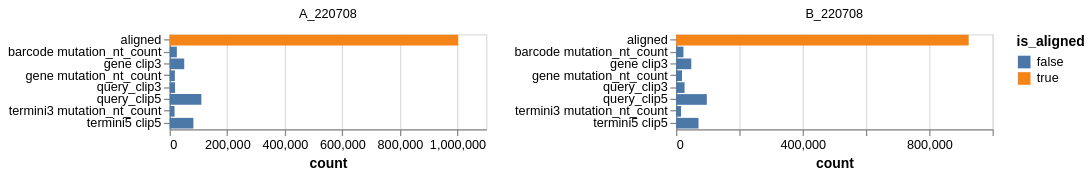

The Vega-Lite source for this figure:
### Vega-Lite specification from a JSON file in a GitHub repository (floating-point values rounded to 4 significant figures)
{"config": {"view": {"continuousWidth": 300, "continuousHeight": 300}}, "data": {"name": "data-84bb8483a2a99765250305420e5dc790"}, "mark": "bar", "encoding": {"color": {"field": "is_aligned", "type": "nominal"}, "facet": {"columns": 2, "field": "pacbioRun", "title": null, "type": "nominal"}, "tooltip": [{"field": "pacbioRun", "type": "nominal"}, {"field": "filter_reason", "type": "nominal"}, {"field": "count", "type": "quantitative"}, {"field": "total_counts", "type": "quantitative"}, {"field": "frac_counts", "type": "quantitative"}], "x": {"field": "count", "type": "quantitative"}, "y": {"axis": {"title": null}, "field": "filter_reason", "type": "nominal"}}, "height": 75, "resolve": {"scale": {"x": "independent", "y": "independent"}}, "transform": [{"filter": "(datum.frac_counts > 0.01)"}, {"calculate": "(datum.filter_reason === 'aligned')", "as": "is_aligned"}], "width": 250, "$schema": "https://vega.github.io/schema/vega-lite/v5.json", "datasets": {"data-84bb8483a2a99765250305420e5dc790": [{"pacbioRun": "A_220708", "filter_reason": "barcode clip3", "count": 467, "total_counts": 1339499, "frac_counts": 0.0003486}, {"pacbioRun": "A_220708", "filter_reason": "barcode mutation_nt_count", "count": 25011, "total_counts": 1339499, "frac_counts": 0.01867}, {"pacbioRun": "A_220708", "filter_reason": "gene clip3", "count": 50687, "total_counts": 1339499, "frac_counts": 0.03784}, {"pacbioRun": "A_220708", "filter_reason": "gene mutation_nt_count", "count": 18150, "total_counts": 1339499, "frac_counts": 0.01355}, {"pacbioRun": "A_220708", "filter_reason": "query_clip3", "count": 18796, "total_counts": 1339499, "frac_counts": 0.01403}, {"pacbioRun": "A_220708", "filter_reason": "query_clip5", "count": 110277, "total_counts": 1339499, "frac_counts": 0.08233}, {"pacbioRun": "A_220708", "filter_reason": "termini3 clip3", "count": 2975, "total_counts": 1339499, "frac_counts": 0.002221}, {"pacbioRun": "A_220708", "filter_reason": "termini3 mutation_nt_count", "count": 17084, "total_counts": 1339499, "frac_counts": 0.01275}, {"pacbioRun": "A_220708", "filter_reason": "termini5 clip5", "count": 82562, "total_counts": 1339499, "frac_counts": 0.06164}, {"pacbioRun": "A_220708", "filter_reason": "termini5 mutation_nt_count", "count": 6388, "total_counts": 1339499, "frac_counts": 0.004769}, {"pacbioRun": "A_220708", "filter_reason": "variant_tag3 mutation_nt_count", "count": 3215, "total_counts": 1339499, "frac_counts": 0.0024}, {"pacbioRun": "A_220708", "filter_reason": "variant_tag5 mutation_nt_count", "count": 1035, "total_counts": 1339499, "frac_counts": 0.0007727}, {"pacbioRun": "B_220708", "filter_reason": "barcode clip3", "count": 451, "total_counts": 1239176, "frac_counts": 0.000364}, {"pacbioRun": "B_220708", "filter_reason": "barcode mutation_nt_count", "count": 23382, "total_counts": 1239176, "frac_counts": 0.01887}, {"pacbioRun": "B_220708", "filter_reason": "gene clip3", "count": 48074, "total_counts": 1239176, "frac_counts": 0.0388}, {"pacbioRun": "B_220708", "filter_reason": "gene mutation_nt_count", "count": 18858, "total_counts": 1239176, "frac_counts": 0.01522}, {"pacbioRun": "B_220708", "filter_reason": "query_clip3", "count": 26958, "total_counts": 1239176, "frac_counts": 0.02175}, {"pacbioRun": "B_220708", "filter_reason": "query_clip5", "count": 97262, "total_counts": 1239176, "frac_counts": 0.07849}, {"pacbioRun": "B_220708", "filter_reason": "termini3 clip3", "count": 2850, "total_counts": 1239176, "frac_counts": 0.0023}, {"pacbioRun": "B_220708", "filter_reason": "termini3 mutation_nt_count", "count": 15853, "total_counts": 1239176, "frac_counts": 0.01279}, {"pacbioRun": "B_220708", "filter_reason": "termini5 clip5", "count": 71014, "total_counts": 1239176, "frac_counts": 0.05731}, {"pacbioRun": "B_220708", "filter_reason": "termini5 mutation_nt_count", "count": 5939, "total_counts": 1239176, "frac_counts": 0.004793}, {"pacbioRun": "B_220708", "filter_reason": "variant_tag3 mutation_nt_count", "count": 2723, "total_counts": 1239176, "frac_counts": 0.002197}, {"pacbioRun": "B_220708", "filter_reason": "variant_tag5 mutation_nt_count", "count": 1129, "total_counts": 1239176, "frac_counts": 0.0009111}, {"pacbioRun": "A_220708", "filter_reason": "aligned", "count": 1002852, "total_counts": 1339499, "frac_counts": 0.7487}, {"pacbioRun": "B_220708", "filter_reason": "aligned", "count": 924683, "total_counts": 1239176, "frac_counts": 0.7462}]}}
